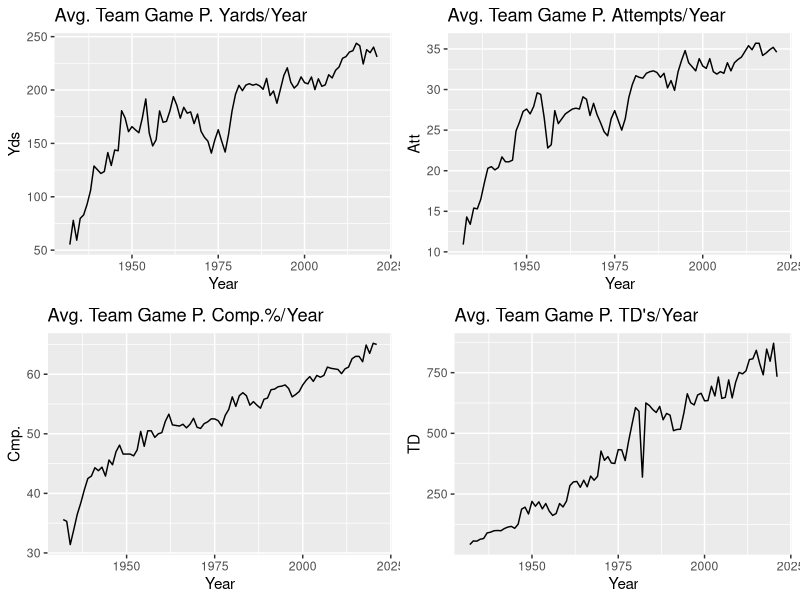
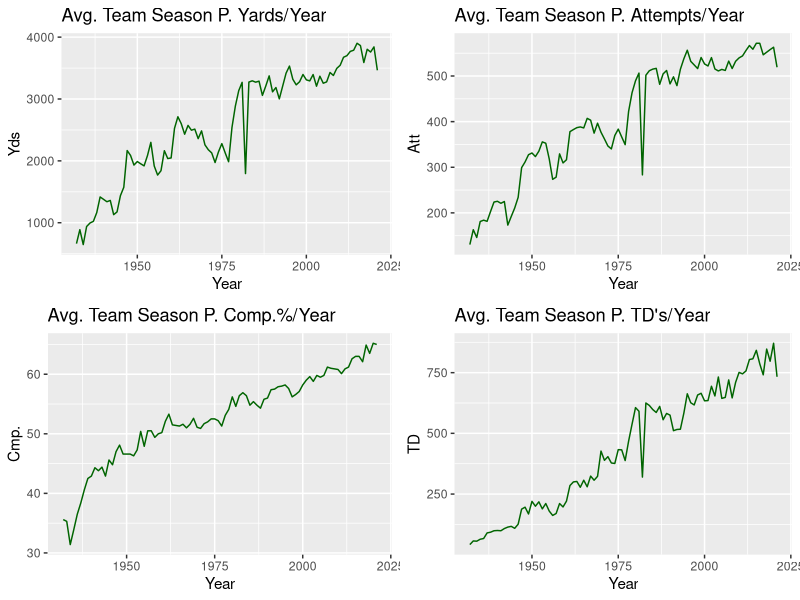
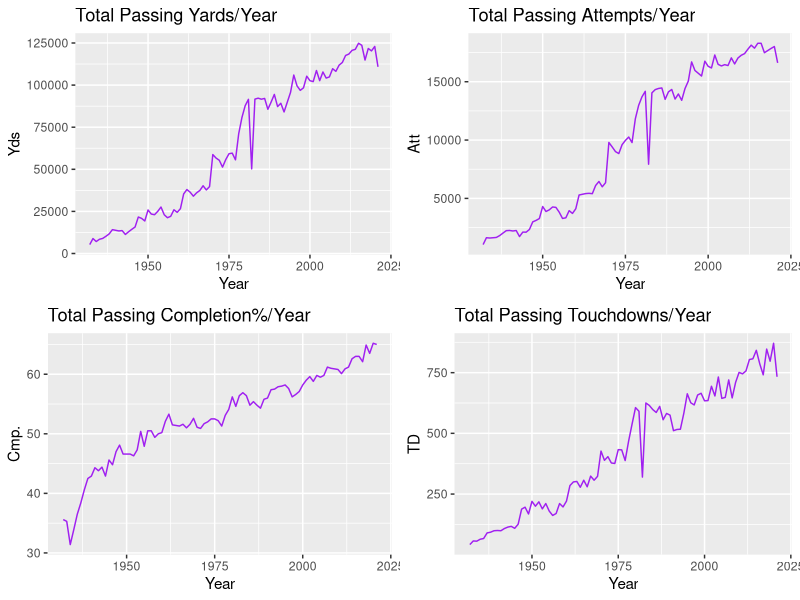
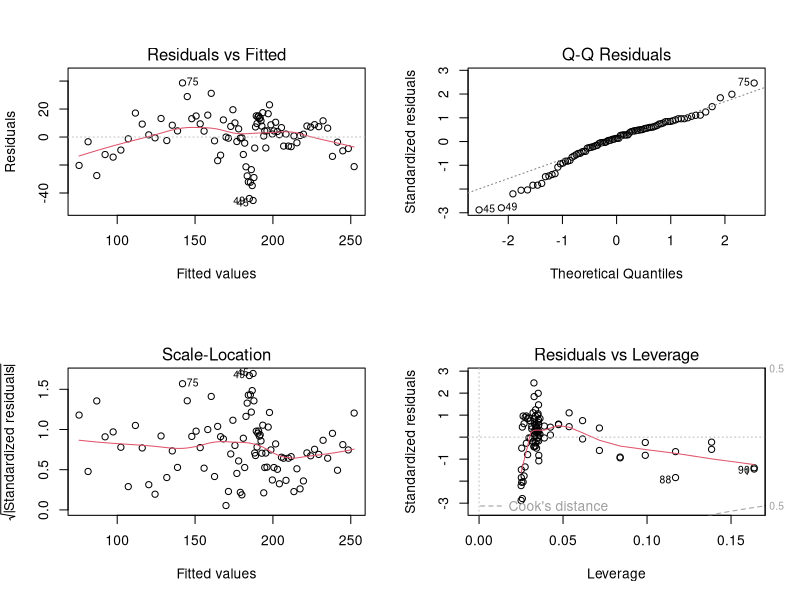
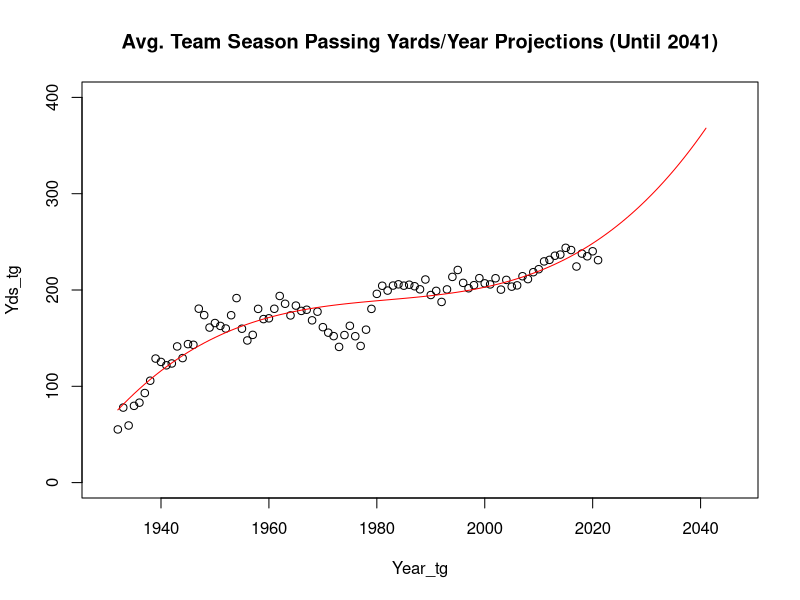
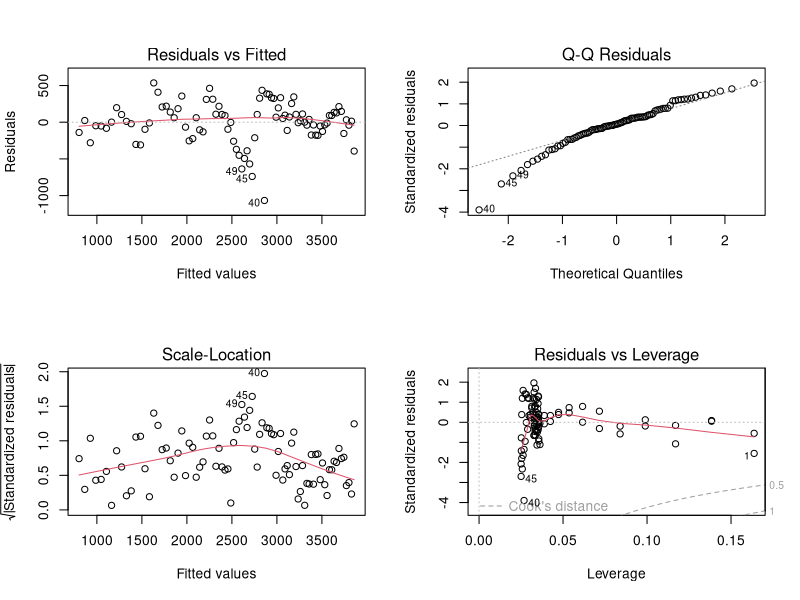
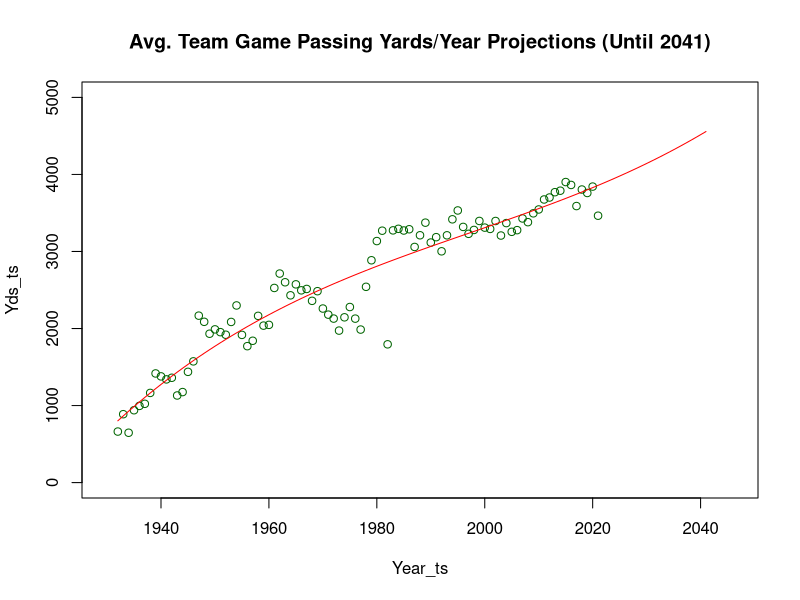
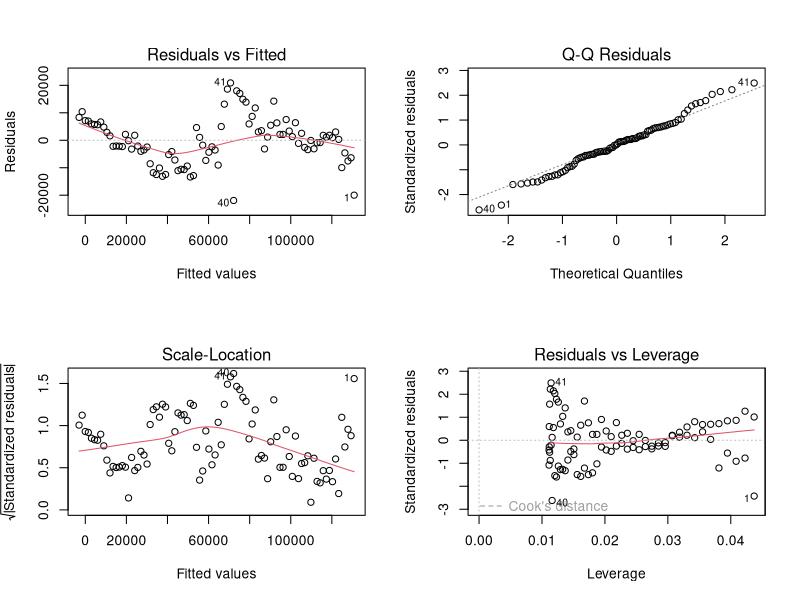

Reproduce these figures in R, in order.
## ---- chunk 1
# install.packages("ggpubr")
library(ggpubr)
library(ggplot2)
tg <- read.csv("AvgPerTeamGame.csv")
ts <- read.csv("AvgPerTeamSeason.csv")
total <- read.csv("TotalPerSeason.csv")

sum(duplicated(tg))
sum(duplicated(ts))
sum(duplicated(total))

# summary(tg)
# summary(ts)
# summary(total)
## ---- chunk 2
g1 <- ggplot(tg, aes(Year, Yds)) + 
  geom_line(color = "black") +
  ggtitle("Avg. Team Game P. Yards/Year")
g2 <- ggplot(tg, aes(Year, Att)) + 
  geom_line(color = "black") +
  ggtitle("Avg. Team Game P. Attempts/Year")
g3 <- ggplot(tg, aes(Year, Cmp.)) + 
  geom_line(color = "black") +
  ggtitle("Avg. Team Game P. Comp.%/Year")
g4 <- ggplot(total, aes(Year, TD)) + 
  geom_line(color = "black") +
  ggtitle("Avg. Team Game P. TD's/Year")
ggarrange(g1, g2, g3, g4,
                    ncol = 2, nrow = 2)

s1 <- ggplot(ts, aes(Year, Yds)) + 
  geom_line(color = "darkgreen") +
  ggtitle("Avg. Team Season P. Yards/Year")
s2 <- ggplot(ts, aes(Year, Att)) + 
  geom_line(color = "darkgreen") +
  ggtitle("Avg. Team Season P. Attempts/Year")
s3 <- ggplot(ts, aes(Year, Cmp.)) + 
  geom_line(color = "darkgreen") +
  ggtitle("Avg. Team Season P. Comp.%/Year")
s4 <- ggplot(total, aes(Year, TD)) + 
  geom_line(color = "darkgreen") +
  ggtitle("Avg. Team Season P. TD's/Year")
ggarrange(s1, s2, s3, s4,
                    ncol = 2, nrow = 2)

t1 <- ggplot(total, aes(Year, Yds)) + 
  geom_line(color = "purple") +
  ggtitle("Total Passing Yards/Year")
t2 <- ggplot(total, aes(Year, Att)) + 
  geom_line(color = "purple") +
  ggtitle("Total Passing Attempts/Year")
t3 <- ggplot(total, aes(Year, Cmp.)) + 
  geom_line(color = "purple") +
  ggtitle("Total Passing Completion%/Year")
t4 <- ggplot(total, aes(Year, TD)) + 
  geom_line(color = "purple") +
  ggtitle("Total Passing Touchdowns/Year")
ggarrange(t1, t2, t3, t4,
                    ncol = 2, nrow = 2)
## ---- chunk 3
Yds_tg <- tg$Yds
Year_tg <- tg$Year
g_cbm <- lm(Yds_tg ~ poly(Year_tg, 3))
summary(g_cbm)
par(mfrow=c(2,2))
plot(g_cbm) # Diagnositic plots shows that the model has no problems
years_x1 <- seq(1932, 2041)
predictions_tg <- predict(g_cbm, newdata = data.frame(Year_tg = years_x1))
par(mfrow=c(1,1))
plot(Yds_tg ~ Year_tg, type = "p", ylim = c(0, 400), xlim = c(1930, 2046),
     main = "Avg. Team Season Passing Yards/Year Projections (Until 2041)")
lines(years_x1, predictions_tg, col = "red")
p_20yrs1 <- data.frame(Year = tail(years_x1, 20), Yds = tail(predictions_tg, 20))
p_20yrs1

# -----------------------------------------------------------------------------

Yds_ts <- ts$Yds
Year_ts <- ts$Year
s_cbm <- lm(Yds_ts ~ poly(Year_ts, 3))
summary(s_cbm)
par(mfrow=c(2,2))
plot(s_cbm) # Diagnositic plots shows that the model has no problems
predictions_ts <- predict(s_cbm, newdata = data.frame(Year_ts = years_x1))
par(mfrow=c(1,1))
plot(Yds_ts ~ Year_ts, type = "p", ylim = c(0, 5000), xlim = c(1930, 2046),
     main = "Avg. Team Game Passing Yards/Year Projections (Until 2041)", 
     col = "darkgreen")
lines(years_x1, predictions_ts, col = "red")
p_20yrs2 <- data.frame(Year = tail(years_x1, 20), Yds = tail(predictions_ts, 20))
p_20yrs2

# -----------------------------------------------------------------------------

# Since the plot using Yds from "total" shows a linear pattern compared to the
# other data sets, we'll use linear regression instead of
# cubic regression like the previous two prediction models.
Yds_total <- total$Yds
Year_total <- total$Year
t_lm <- lm(Yds_total ~ Year_total)
summary(t_lm)
par(mfrow=c(2,2))
plot(t_lm) # Diagnositic plots shows that the model has no problems
predictions_total <- predict(t_lm, newdata = data.frame(Year_total = years_x1))
par(mfrow=c(1,1))
plot(Yds_total ~ Year_total, type = "p", ylim = c(0, 175000), xlim = c(1930, 2046),
     main = "Total Passing Yards/Year Projections (Until 2041)", 
     col = "purple")
lines(years_x1, predictions_total, col = "red")
p_20yrs3 <- data.frame(Year = tail(years_x1, 20), Yds = tail(predictions_total, 20))
p_20yrs3
